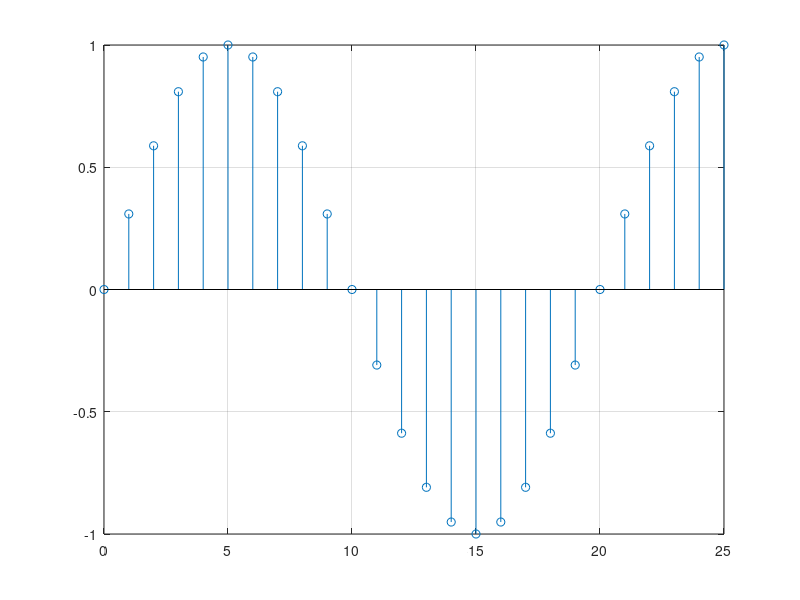

The MATLAB script that drew this image:
%mi rut es 20.014.306-k
A=2 ; B=0 ; C=0 ; D=1 ; E=4 ; F=3 ; G=0; H=6 ; I=1;
n = [0 : 25];
f= sin(2*pi * 1.05 * n);
stem(n, f); grid